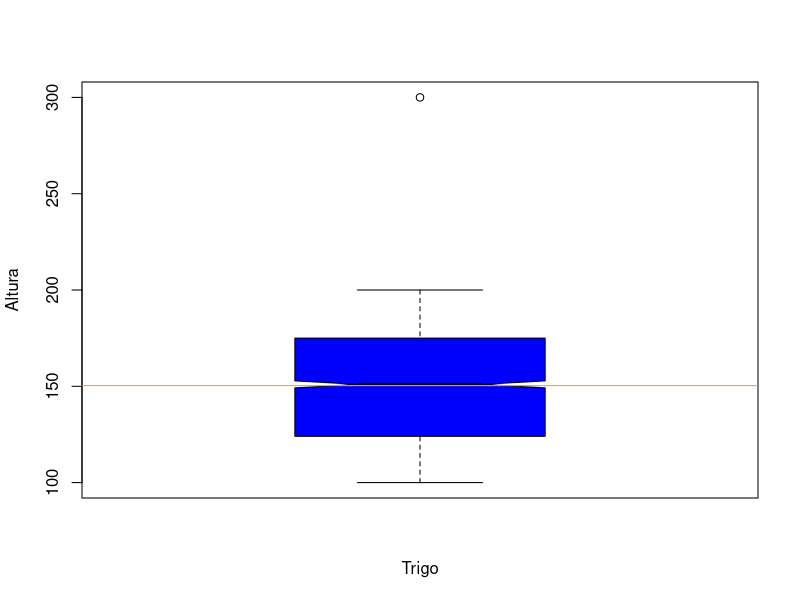
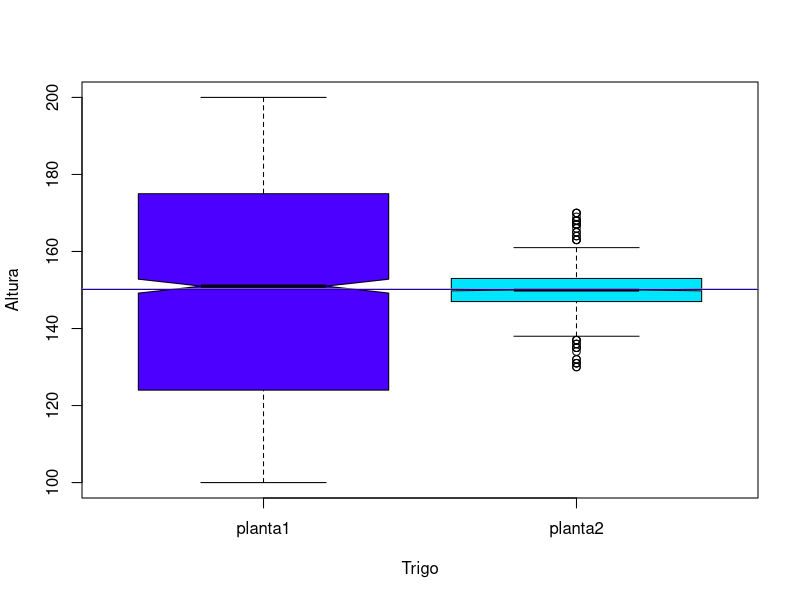
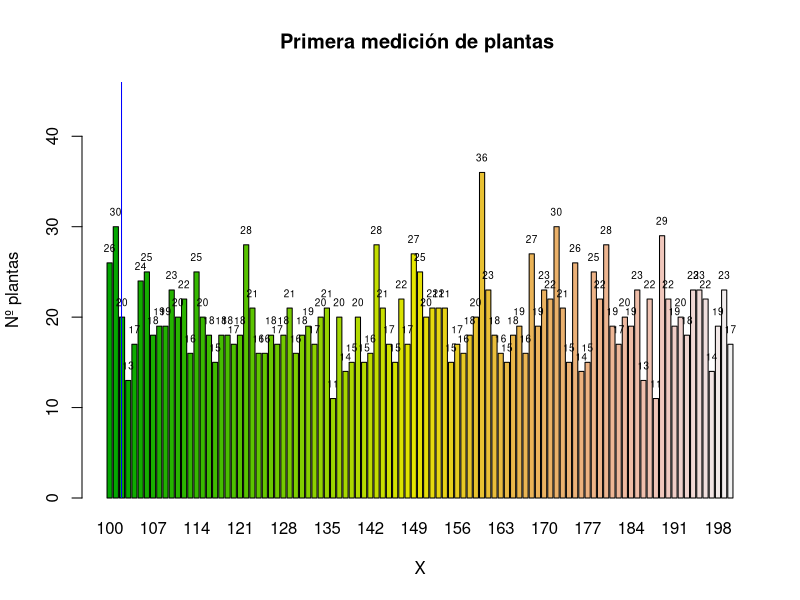

These charts were generated, in order, by the following R code:
  #Apartado 1
  trigo= read.csv("trigoComparativa.csv", header= TRUE, sep = ",")
  #Apartado 2
  altura=trigo$planta1
  media=mean(altura)
  media
  mediana=median(altura)
  mediana
  moda=which(table(altura)==max(table(altura)))
  moda = names(moda) #obtiene el valor verdadero de la moda 
  #Apartado 3
  ord=sort(altura)
  ord
  ord[c(900,1000,1001)]
  
  #Apartado 4
  quant25 = quantile(altura,0.25)
  quant75 = quantile(altura,0.75)
  perc35 = quantile(altura,0.35)
  #Apartado 5
  rango = diff(range(altura))
  rangoIC = quantile(altura, 0.75)-quantile(altura,0.25)
  #Apartado 6IQR()
  n=length(altura)
  #Varianza muestral
  varianzaMuestral = var(altura)
  #Desviación típica muestral
  DTmuestral = sd(altura)
  #Varianza normal (verdadera)
  varianzaNormal = var(altura)*(n-1)/n
  #Desviacion tipica normal
  DTnormal = sd(altura)*(sqrt((n-1)/n))
  #Apartado 7
  altura[c(2000)]=max(altura)*1.5
  tail(altura,5)
  #Apartado 8
  boxplot(altura,
          xlab="Trigo",ylab="Altura",notch = TRUE,col = c("blue"))
  abline(h=mean(altura),col=c("orange"))
  
  
  # //////////////////////////////////////////////////
  # Comparativa 
  # /////////////////////////////////////////////////
  
  colores = topo.colors(2)
  boxplot(trigo,
          xlab="Trigo",ylab="Altura",notch = TRUE,col = colores)
  abline(h=mean(trigo$planta1),col=c("orange"))
  abline(h=mean(trigo$planta2),col=c("blue"))

  media1 = mean(trigo$planta1)
  media2 = mean(trigo$planta2)
  N = length(trigo$planta1)
  sigma1 = sqrt(var(trigo$planta1)*(N-1)/N)
  sigma2 = sqrt(var(trigo$planta2)*(N-1)/N)
  # reconvierto a factores  
  trigo$planta1 = as.factor(trigo$planta1)
  trigo$planta2 = as.factor(trigo$planta2)

  # Gráfica del trigo
  
  t1 = table(trigo$planta1)
  colores=terrain.colors(length(t1))
  old.par=par()
  par=(mar=c(0,0,0,0))
  migrafica = barplot(t1 ,main="Primera medición de plantas ",
                      beside=TRUE,xlab="X",ylab="Nº plantas",
                      horiz=FALSE,col=colores, ylim=c(0,max(t1)+10))
                      # legend.text =names(t1["0",]),
                      # args.legend = list(x=20,y=40,cex=0.5,horiz=TRUE,text.col="darkgreen"))
  abline(v=3, col = "blue")
  text(migrafica, t1  + 0.1 , t1, cex=0.6,pos=3) 
  par = old.par
